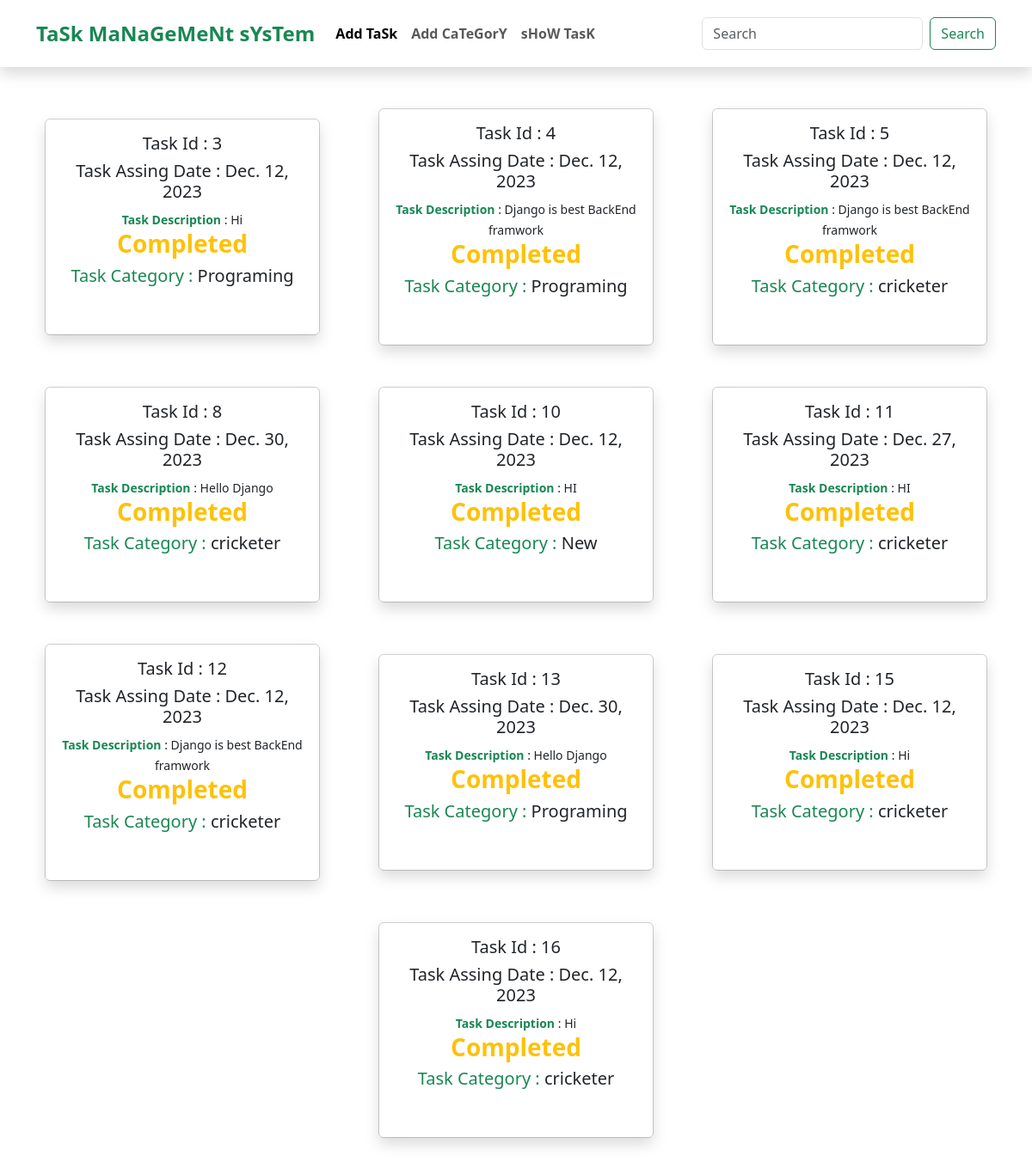
Before: / with the older database file.
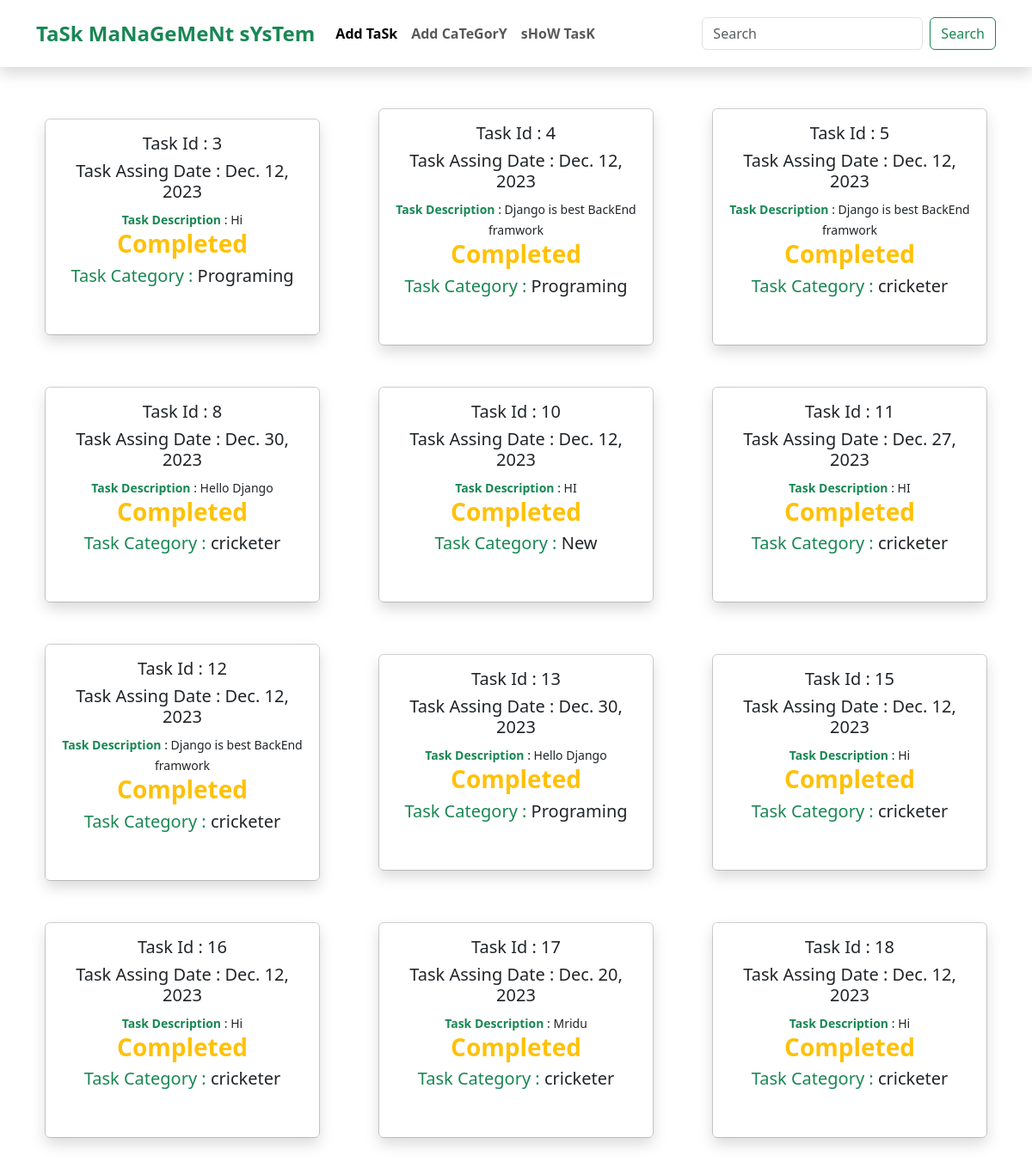
After: the same page with the newer database file.
### TaskCatagory/models.py (models this page shows, shortened)
class TaskCategory(models.Model):
    Category_Name = models.CharField(max_length=50)
    TaskModel = models.ManyToManyField(TaskModels)

### TaskModel/models.py (models this page shows, shortened)
class TaskModels(models.Model):
    task_title = models.CharField(max_length=50)
    taskDescription = models.TextField()
    is_completed = models.BooleanField(default=False)
    Task_Assign_Date = models.DateField()

### task_management_system/views.py (the view)
# urls.py: path('', views.Home.as_view(), name='showtask' )
class Home(TemplateView):
    template_name = 'home.html'
    def get_context_data(self,**kwargs):
        context = super().get_context_data(**kwargs)
        context['data'] = TaskCategory.objects.all()
        return context

### templates/home.html (shortened to what this page needs)
{% extends "base.html" %}
{%block content %}
<div class="container d-flex flex-wrap gap-5 justify-content-around align-items-center mt-5 mb-5">
  {% for post in data %}
  <div class="card" style="width: 20rem">
    <div class="card-body text-center shadow pb-5 ">
      <h5 class="card-title ">Task Id : {{post.id}}</h5>
      {% for taskModelNow in post.TaskModel.all %}
      <h5 class="card-title">
        Task Assing Date : {{taskModelNow.Task_Assign_Date}}
      </h5>
      <small> <span class="text-success fw-bold">Task Description</span> : {{taskModelNow.taskDescription}}</small>
      {% if taskModelNow.is_completed %}
      <h3 class="text-warning fw-bolder">Completed</h3>
      {% else %}
      <br>
      <button class="btn btn-success"><a class="text-decoration-none text-light mx-4" href="{% url 'edit_post' post.id%}">Edit</a></button>
      <button class="btn btn-danger"><a class="text-decoration-none text-light mx-2" href="{% url 'delete' post.id%}">Delete</a></button>
      {% endif %}
      {%endfor%}
      <h5> <span class="text-success">Task Category :</span> {{post.Category_Name}} </h5>
    </div>
  </div>
  {% endfor %}
</div>
{% endblock%}

### templates/base.html (shortened to what this page needs)
<!DOCTYPE html>
<html lang="en">
  <head>
    <link
      href="https://cdn.jsdelivr.net/npm/bootstrap@5.3.2/dist/css/bootstrap.min.css"
      rel="stylesheet"
    />
  </head>
  <body>
    <nav class="navbar navbar-expand-lg p-3 shadow sticky-top">
      <div class="container">
        <a class="navbar-brand text-success fs-4 fw-bold" href="#">TaSk MaNaGeMeNt sYsTem </a>
        <div class="collapse navbar-collapse" id="navbarSupportedContent">
          <ul class="navbar-nav me-auto mb-2 mb-lg-0">
            <li class="nav-item">
              <a class="nav-link active fw-bold" aria-current="page" href="{% url 'add_task'%}"
                >Add TaSk</a
              >
            </li>
            <li class="nav-item">
              <a class="nav-link fw-bold" href="{% url 'add_category'%}">Add CaTeGorY</a>
            </li>
            <li class="nav-item">
              <a class="nav-link fw-bold" href="{% url 'showtask' %}">sHoW TasK</a>
            </li>
          </ul>
          <form class="d-flex" role="search">
            <input
              class="form-control me-2"
              type="search"
              placeholder="Search"
              aria-label="Search"
            />
            <button class="btn btn-outline-success" type="submit">
              Search
            </button>
          </form>
        </div>
      </div>
    </nav>
    {% block content %}{% endblock %}
  </body>
</html>

Changed rows visible on the page:
added TaskCategory: id "17", Category_Name "cricketer"
added TaskModels: Task_Assign_Date "Dec. 20, 2023", taskDescription "Mridu", is_completed "Completed", shown under "17"
added TaskCategory: id "18", Category_Name "cricketer", TaskModels (Task_Assign_Date "Dec. 12, 2023", taskDescription "Hi", is_completed "Completed")
